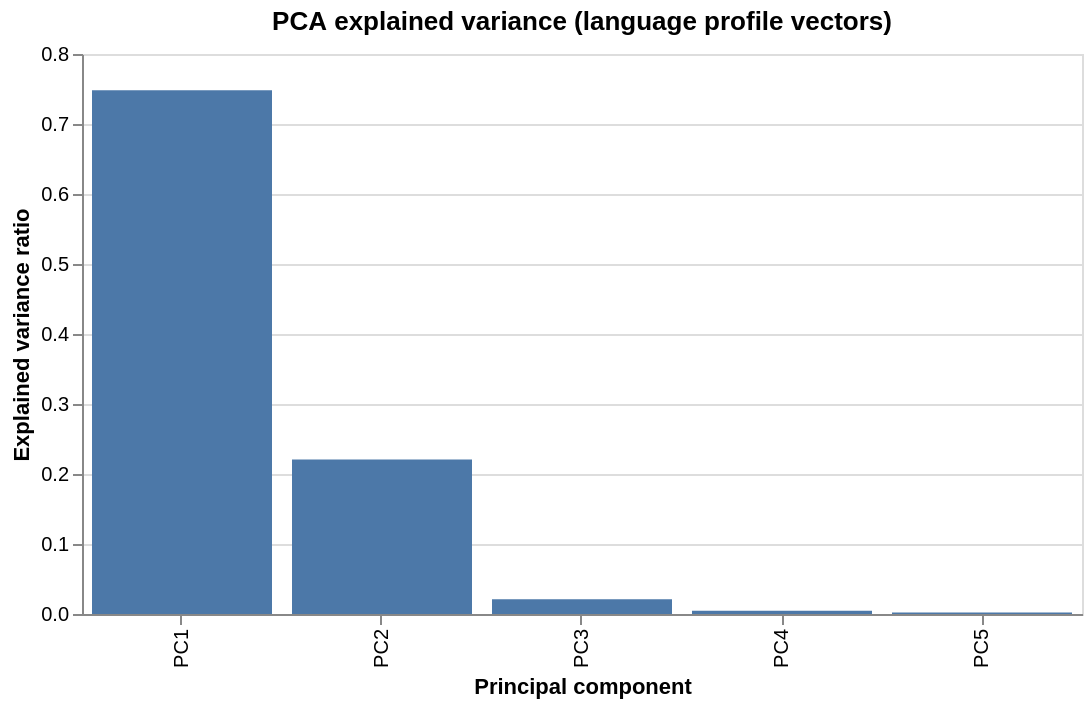

The Vega-Lite source for this figure:
### Vega-Lite specification from a JSON file in a GitHub repository (floating-point values rounded to 4 significant figures)
{"config": {"view": {"continuousWidth": 300, "continuousHeight": 300}}, "data": {"name": "data-ad208549d3013532af3bfc5302c9f12c"}, "mark": {"type": "bar", "color": "#4c78a8"}, "encoding": {"tooltip": [{"field": "component", "type": "nominal"}, {"field": "explained_variance_ratio", "type": "quantitative"}, {"field": "cumulative_ratio", "type": "quantitative"}], "x": {"field": "component", "sort": null, "title": "Principal component", "type": "nominal"}, "y": {"field": "explained_variance_ratio", "title": "Explained variance ratio", "type": "quantitative"}}, "height": 280, "title": "PCA explained variance (language profile vectors)", "width": 500, "$schema": "https://vega.github.io/schema/vega-lite/v6.4.1.json", "datasets": {"data-ad208549d3013532af3bfc5302c9f12c": [{"component": "PC1", "explained_variance_ratio": 0.7482, "cumulative_ratio": 0.7482}, {"component": "PC2", "explained_variance_ratio": 0.2208, "cumulative_ratio": 0.969}, {"component": "PC3", "explained_variance_ratio": 0.0212, "cumulative_ratio": 0.9901}, {"component": "PC4", "explained_variance_ratio": 0.0048, "cumulative_ratio": 0.9949}, {"component": "PC5", "explained_variance_ratio": 0.0021, "cumulative_ratio": 0.9971}]}}
